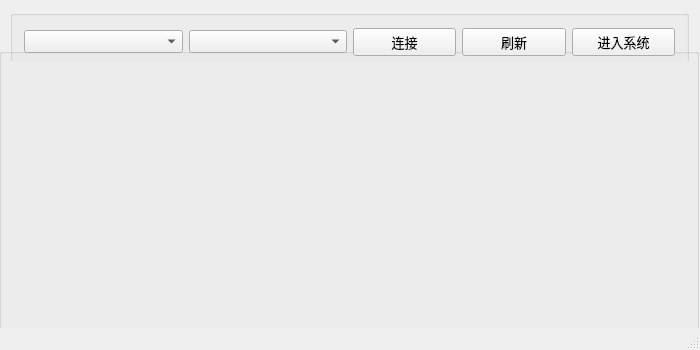
<?xml version="1.0" encoding="UTF-8"?>
<ui version="4.0">
 <class>MainWindow</class>
 <widget class="QMainWindow" name="MainWindow">
  <property name="geometry">
   <rect>
    <x>0</x>
    <y>0</y>
    <width>700</width>
    <height>350</height>
   </rect>
  </property>
  <property name="sizePolicy">
   <sizepolicy hsizetype="Preferred" vsizetype="Preferred">
    <horstretch>0</horstretch>
    <verstretch>0</verstretch>
   </sizepolicy>
  </property>
  <property name="windowTitle">
   <string>地铁公交卡管理系统</string>
  </property>
  <property name="windowIcon">
   <iconset resource="sub.qrc">
    <normaloff>:/resources/subway_black.png</normaloff>
    <normalon>:/resources/subway_blue.png</normalon>
    <selectedon>:/resources/subway_yellow.png</selectedon>:/resources/subway_black.png</iconset>
  </property>
  <widget class="QWidget" name="centralWidget">
   <widget class="QStackedWidget" name="stackedWidget">
    <property name="geometry">
     <rect>
      <x>-1</x>
      <y>-1</y>
      <width>700</width>
      <height>350</height>
     </rect>
    </property>
    <widget class="QWidget" name="welcome_page">
     <widget class="QGroupBox" name="groupBox_2">
      <property name="geometry">
       <rect>
        <x>0</x>
        <y>49</y>
        <width>700</width>
        <height>311</height>
       </rect>
      </property>
      <property name="sizePolicy">
       <sizepolicy hsizetype="Preferred" vsizetype="Preferred">
        <horstretch>0</horstretch>
        <verstretch>0</verstretch>
       </sizepolicy>
      </property>
      <property name="font">
       <font>
        <family>Times New Roman</family>
        <pointsize>10</pointsize>
       </font>
      </property>
      <property name="title">
       <string/>
      </property>
      <property name="checkable">
       <bool>false</bool>
      </property>
      <layout class="QHBoxLayout" name="horizontalLayout_2">
       <item>
        <widget class="QLabel" name="label_2">
         <property name="text">
          <string/>
         </property>
         <property name="pixmap">
          <pixmap resource="sub.qrc">:/resources/subway_pic</pixmap>
         </property>
         <property name="scaledContents">
          <bool>false</bool>
         </property>
         <property name="alignment">
          <set>Qt::AlignRight|Qt::AlignTop|Qt::AlignTrailing</set>
         </property>
        </widget>
       </item>
      </layout>
     </widget>
     <widget class="QWidget" name="layoutWidget">
      <property name="geometry">
       <rect>
        <x>0</x>
        <y>0</y>
        <width>701</width>
        <height>62</height>
       </rect>
      </property>
      <layout class="QHBoxLayout" name="horizontalLayout_5">
       <item>
        <widget class="QGroupBox" name="groupBox">
         <property name="minimumSize">
          <size>
           <width>380</width>
           <height>61</height>
          </size>
         </property>
         <property name="font">
          <font>
           <family>Times New Roman</family>
           <pointsize>10</pointsize>
          </font>
         </property>
         <property name="title">
          <string/>
         </property>
         <layout class="QHBoxLayout" name="horizontalLayout_4">
          <item>
           <layout class="QHBoxLayout" name="horizontalLayout_3">
            <item>
             <widget class="QComboBox" name="serialNameBox">
              <property name="font">
               <font>
                <family>Times New Roman</family>
                <pointsize>10</pointsize>
               </font>
              </property>
             </widget>
            </item>
            <item>
             <widget class="QComboBox" name="baudRateBox">
              <property name="minimumSize">
               <size>
                <width>0</width>
                <height>23</height>
               </size>
              </property>
              <property name="font">
               <font>
                <family>Times New Roman</family>
                <pointsize>10</pointsize>
               </font>
              </property>
             </widget>
            </item>
           </layout>
          </item>
          <item>
           <layout class="QHBoxLayout" name="horizontalLayout_6">
            <item>
             <widget class="QPushButton" name="btn_connect">
              <property name="minimumSize">
               <size>
                <width>0</width>
                <height>23</height>
               </size>
              </property>
              <property name="font">
               <font>
                <family>Times New Roman</family>
                <pointsize>10</pointsize>
               </font>
              </property>
              <property name="text">
               <string>连接</string>
              </property>
             </widget>
            </item>
            <item>
             <widget class="QPushButton" name="btn_refresh">
              <property name="font">
               <font>
                <family>Times New Roman</family>
                <pointsize>10</pointsize>
               </font>
              </property>
              <property name="text">
               <string>刷新</string>
              </property>
             </widget>
            </item>
            <item>
             <widget class="QPushButton" name="btn_enter">
              <property name="minimumSize">
               <size>
                <width>66</width>
                <height>0</height>
               </size>
              </property>
              <property name="font">
               <font>
                <family>Times New Roman</family>
                <pointsize>10</pointsize>
               </font>
              </property>
              <property name="text">
               <string>进入系统</string>
              </property>
             </widget>
            </item>
           </layout>
          </item>
         </layout>
        </widget>
       </item>
      </layout>
     </widget>
    </widget>
    <widget class="QWidget" name="page_6"/>
   </widget>
  </widget>
  <widget class="QStatusBar" name="statusBar"/>
  <action name="actionAbout">
   <property name="text">
    <string>关于</string>
   </property>
  </action>
 </widget>
 <layoutdefault spacing="6" margin="11"/>
 <resources>
  <include location="sub.qrc"/>
 </resources>
 <connections/>
</ui>
